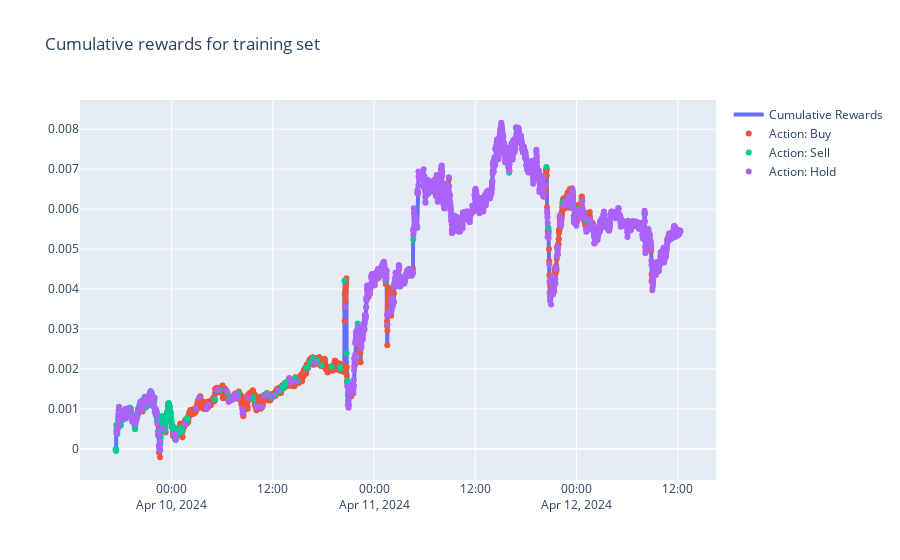

Notebook code for this chart:
### Code cell
action_dict = {0: 'Buy', 1: 'Sell', 2: 'Hold'}
train_plot['Action'] = train_plot['Action'].map(action_dict)

fig = go.Figure()

# Add cumulative reward trace
fig.add_trace(go.Scatter(x=train_plot.index, y=train_plot["Cumulative Rewards"], mode='lines', name='Cumulative Rewards', line=dict(width=4)))

# Add action traces
for action in train_plot["Action"].unique():
    mask = train_plot["Action"] == action
    fig.add_trace(go.Scatter(x=train_plot[mask].index, y=train_plot[mask]["Cumulative Rewards"], mode='markers', name=f'Action: {action}', marker=dict(size=6)))

fig.update_layout(title="Cumulative rewards for training set")
fig.show()

### Figure 1 — Plotly figure (JSON) as saved in the notebook; plotly's stock layout.template omitted (floating-point values rounded to 4 significant figures; data arrays with more than 128 entries replaced by an {"elided": "..."} marker saying what was removed)
{"data": [{"line": {"width": 4}, "mode": "lines", "name": "Cumulative Rewards", "type": "scatter", "x": {"elided": "3995 str values"}, "y": {"elided": "3995 float values"}}, {"marker": {"size": 6}, "mode": "markers", "name": "Action: Buy", "type": "scatter", "x": {"elided": "1586 str values"}, "y": {"elided": "1586 float values"}}, {"marker": {"size": 6}, "mode": "markers", "name": "Action: Sell", "type": "scatter", "x": {"elided": "389 str values"}, "y": {"elided": "389 float values"}}, {"marker": {"size": 6}, "mode": "markers", "name": "Action: Hold", "type": "scatter", "x": {"elided": "2019 str values"}, "y": {"elided": "2019 float values"}}, {"marker": {"size": 6}, "mode": "markers", "name": "Action: nan", "type": "scatter", "x": [], "y": []}], "layout": {"title": {"text": "Cumulative rewards for training set"}}}
